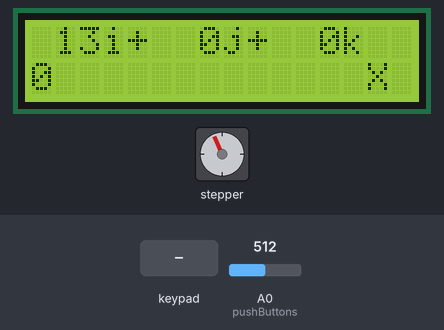
Recording of a sketch running on a simulated Arduino Uno, built with avr-gcc and run on an emulated ATmega328P. Parts: stepper motor, 16×2 character LCD. Wiring (inferred from the names in the program): stepper motor driver (200 steps per turn assumed): step pin 10; direction pin 11. Inputs (shaded band) come from the test bench; at power-on: A0 (pushButtons) = 512.

Above: at 1.2 s.
1.3 s: A0 (pushButtons) set to 562
4.3 s: A0 (pushButtons) set to 592
At 5.1 s:
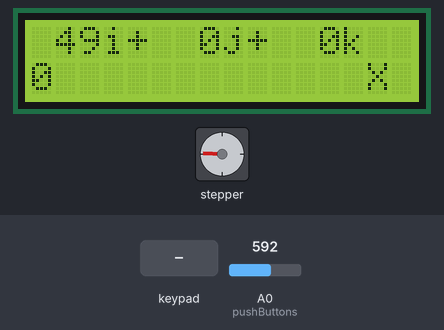
7.3 s: key '*' pressed
At 9.0 s:
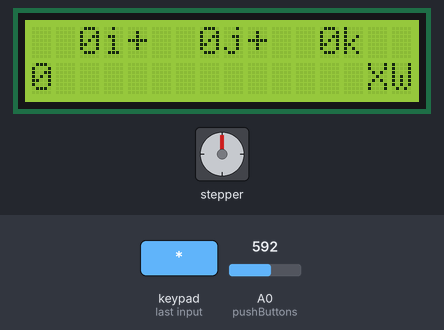
10.1 s: keypad keys 2 5 * pressed 0.4 s apart
At 11.13 s:
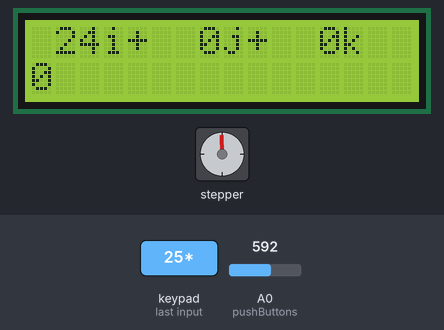
14.2 s: A0 (pushButtons) set to 760
At 14.6 s:
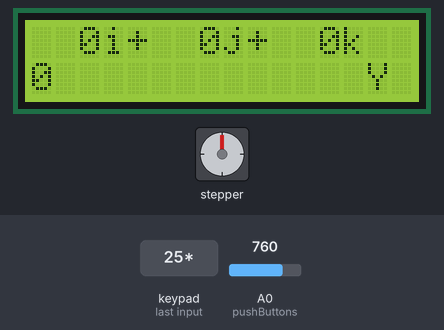
17.2 s: keypad keys 1 2 * pressed 0.4 s apart
At 19.2 s:
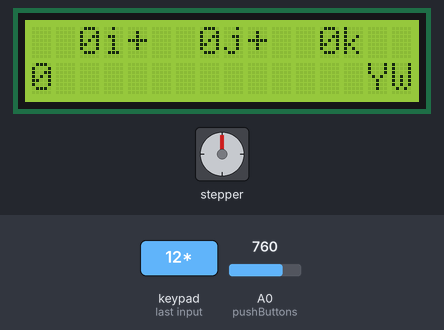
Timing chart, 0 to 20.7 s (numbered marks = the images above; inputs shaded):
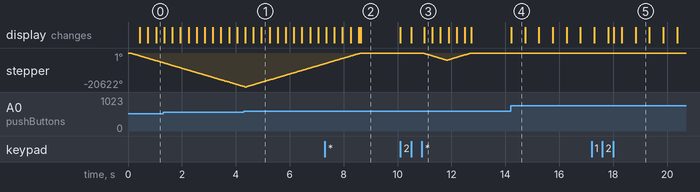

Measured:
- the behaviour switches between 579 and 580 on A0 (pushButtons) (found by bisection; images 0 and 1)
- after the input at 7.3 s, the display: first differs from a run without the input after 0.35 s (image 2 shows a later state)
- after the input at 10.1 s, stepper: turns 4341° counter-clockwise in 0.87 s, then 4341° clockwise in 0.88 s; the display: first changes at once (image 3 shows a later state)
- after the input at 14.2 s, the display: changes at once (image 4)
- after the input at 17.2 s, the display: first differs from a run without the input after 0.83 s (image 5 shows a later state)
- what the display in image 4 shows lasts 0.5 s, from 14.2 s to 14.7 s

The sketch:

ard_code.zip.ino
```cpp
#include <LiquidCrystal.h>
#include<Keypad.h>
#include<stdio.h>


#define ROWS 4
#define COLS 3
#define LIMIT 280
#define pulPin 10
#define dirPin 11
#define dx 1
#define scale 8.0
#define LIMIT_X 280
const char *fmt = "%3di+%3dj+%3dk";
typedef struct vector{
  int x,y,z;
} Vector;

struct d{
  Vector current_location;
  Vector next_location;
  bool enter;
  bool read;
  char buffer[4];
  int counter;
  int base;
  int input;
  long dur;
  long cur;
  int stepsize;
  float speed;
} data;

char screen[2][16];

const char keys[ROWS][COLS] = {
                                {'1','2','3'},
                                {'4','5','6'},
                                {'7','8','9'},
                                {'*','0','#'}
                              };

byte rowPins[ROWS] = {A1,A2,A3,A4};
byte columnPins[COLS] = {A5,3,2};

Keypad csPad = Keypad(makeKeymap(keys),rowPins,columnPins,ROWS,COLS);
const int rs = 9, en = 8, d4 = 7, d5 = 6, d6 = 5, d7 = 4;
LiquidCrystal lcd(rs, en, d4, d5, d6, d7);

char key;

void display(){
  for(int i=0;i<2;i++){
    for(int j=0;j<16;j++){
      lcd.setCursor(j, i);
      lcd.write(screen[i][j]);
    }
  }
}


void writeData(){
  screen[0][sprintf(screen[0],fmt,data.next_location.x,data.next_location.y,data.next_location.z)] = ' ';

}

bool equal(Vector *v1,Vector *v2){
  if(v1->x != v2->x) return false;
  if(v1->y != v2->y) return false;
  if(v1->z != v2->z) return false;
  return true;
}

void rotateRev(float rev){
  float r = rev*1E+6/(data.speed*data.stepsize);
  for(int i=0;i<r;i++){
    digitalWrite(pulPin,HIGH);
    digitalWrite(pulPin,LOW);
    delayMicroseconds(data.stepsize);
  }

}

void evaluate(){

  int k = 0;
  for(int i=0;i<data.base;i++){
    k = k*10 + (data.buffer[i] - '0');
  }
  if(data.input == 'X') data.next_location.x = k;
  if(data.input == 'Y') data.next_location.y = k;
  if(data.input == 'Z') data.next_location.z = k;
  writeData();
}

int stepMove(int x,int y,int dirpin){
  if (y == x) return 0;
  bool oppose = y < x;
  if(oppose) digitalWrite(dirpin,HIGH);
  else digitalWrite(dirpin,LOW);
  rotateRev(1/scale);
  return oppose ? -1 : 1;
}

Vector *movDX(Vector *src,Vector *dst){
  src->y = dst->y;
  src->z = dst->z;
  src->x += stepMove(src->x,dst->x,dirPin);
  // Serial.println(src->x);
}

int k = 60;
int n = 10;
int m = millis();
int o_key = 0,p_key = 9;

void showDigit(char *buff,int k){
  if(!k){
    screen[1][0] = '0';
    return;
  }
  memcpy(screen[1],"     ",5);
  memcpy(screen[1],buff,k);


}

void setup(){
 memset(screen,' ',32);
 memcpy(screen,"SHASHANK",8);
 pinMode(A0,INPUT_PULLUP);
 pinMode(pulPin,OUTPUT);
 pinMode(dirPin,OUTPUT);
 digitalWrite(dirPin,LOW);
 Serial.begin(9600);
 lcd.begin(16, 2);
 lcd.clear();
 data.enter = false;
 data.counter = 3;
 data.buffer[data.counter] = '\0';
 data.current_location.x = data.next_location.x = 0;
 data.current_location.y = data.next_location.y = 0;
 data.current_location.z = data.next_location.z = 0;
 data.input = 'X';
 data.cur = 0;
 data.dur = 500;
 data.read = true;
 data.speed = 2;
 writeData();
 data.stepsize = 1E+6/(1600*data.speed);
}

void handleInput(){
  p_key = csPad.getKey();
  screen[1][14] = data.input;
  if(p_key == '*'){
    // Serial.println("Reading.\n");
    data.enter = !data.enter;
    if(data.enter){
      data.base = 0;
      screen[1][15] = 'W';

    }else{
      evaluate();
      data.base = 0;
      screen[1][15] = ' ';
      screen[1][14] = ' ';
    }
    memset(data.buffer,'0',data.counter);
    memset(screen[1],' ',data.counter);
  }
  if(data.enter && '0' <= p_key && p_key <= '9' && data.base < data.counter){
    data.buffer[data.base] = p_key;
    data.base += 1;
    // Serial.println(data.buffer);

  }
  if(data.enter && p_key == '#' && data.base > 0){
    data.buffer[--data.base] = '0';
    // Serial.println(data.buffer);
  }
  showDigit(data.buffer,data.base);
}
int ke = 1;
void pushButtons(){
  int key = analogRead(A0);
  if(data.read){
    if(key<580){
      data.next_location.x += dx;
      if(data.next_location.x > LIMIT_X) data.next_location.x -= dx;
      writeData();
    }
    else if (key < 750){
      data.next_location.x -= 1;
      if(data.next_location.x < 0) data.next_location.x += dx;
      writeData();
    }
    else if(key < 800){
        data.input = 'X' + (ke++)%3;
        // Serial.println(data.input);
        data.read = false;
        data.cur = millis();
    }
  }
  else{
    if(millis() - data.cur > data.dur) data.read = true;

  }
  //Serial.println(key);
}

void loop(){
  handleInput();
  pushButtons();
  display();
  if(!equal(&data.current_location,&data.next_location)){
    movDX(&data.current_location,&data.next_location);
  }
}
```
